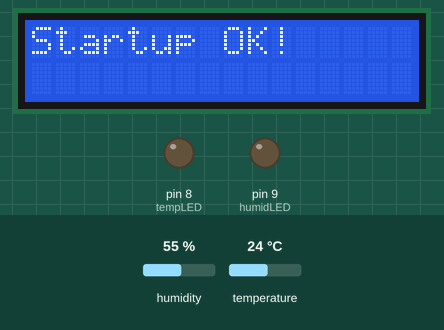
The sketch below on a simulated Arduino Uno, built with avr-gcc and run on an emulated ATmega328P. Shown: 16×2 character LCD, output pins drawn as LEDs (lit = HIGH). The test bench sets the inputs (shaded band); at power-on: humidity 55 %, temperature 24 °C.

Above: at 0.1 s.
At 1.1 s:
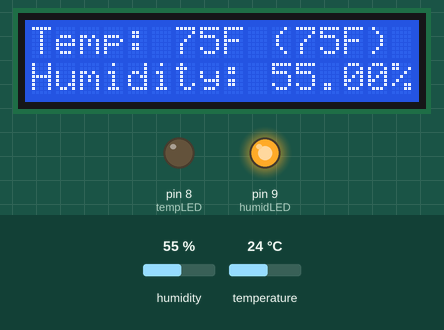
Timing chart, 0 to 2.6 s (numbered marks = the images above):
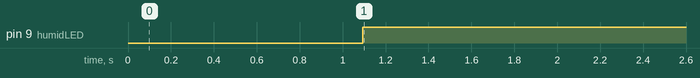

The sketch:

RoomTempHumid_V02.ino
```cpp
// Program for temp/humidity sensor for bedroom. V0.1
// Created by Nick Redick
// V0.2 Will add LED functionality

#include "DHT.h"
#include <LiquidCrystal.h>

// Setup LCD Display pin variables
const int rs = 12, en = 11, d4 = 5, d5 = 4, d6 = 3, d7 = 2;

// initialize LCD
LiquidCrystal lcd(rs, en, d4, d5, d6, d7);

// Setup DHT input/output PIN variables
#define DHTPIN 13 // DigitalPIN 13 default val
#define DHTTYPE DHT11   // DHT 11

//initialize DHT
DHT dht(DHTPIN, DHTTYPE);

// set qucik read LED variables
// green light pin 8
int tempLED = 8;
// red light pin 9
int humidLED = 9;

void setup() {
  // Starup check
  dht.begin();
  lcd.begin(16, 2);
  lcd.print("Startup OK!");
  delay(1000);
  lcd.clear();
  // Setup LEDS
  pinMode(tempLED, OUTPUT);
  pinMode(humidLED, OUTPUT);
}

void loop() {

  // Get humidity and temp data
  float h = dht.readHumidity();
  float t = dht.readTemperature(); // Reads Celcius? needed?
  float f = dht.readTemperature(true); // Read temp as fahrenheit

// Check if any reads failed and exit early (to try again).
//  if (isnan(h) || isnan(t) || isnan(f)) {
//    Serial.println(F("Failed to read from DHT sensor!"));
//    return;
//    }

  // Compute head index in F(human percieved heat)
  float hif = dht.computeHeatIndex(f, h);

  // Lets print the data to the display.
  // Format: Temp <Temp>(<RTemp>) | Rtemp is hif
  //         Humidity __ %
  lcd.setCursor(0, 0);
  lcd.print("Temp: ");
  lcd.print(round(f));
  lcd.print("F (");
  lcd.print((round(hif)));
  lcd.print("F)");

  lcd.setCursor(0, 1);
  lcd.print("Humidity: ");
  lcd.print(h);
  lcd.print("% "); // extra space inscase humidity drops to single digit

  // if humidity out of range turn on red light.
  if (h < 30 | h > 50){
    digitalWrite(humidLED, HIGH);
  }else{
    digitalWrite(humidLED, LOW);
  }

  // If temp OUT OF RANGE turn off green light.
  digitalWrite(tempLED, HIGH);
  if (hif < 64 | hif > 72){
    digitalWrite(tempLED, LOW);
  }
  // Wait 2 minutes (120000) between reads
  delay(120000);
}
```

Measured:
- by itself, pin 9 (humidLED): LOW → HIGH at 1.1 s
